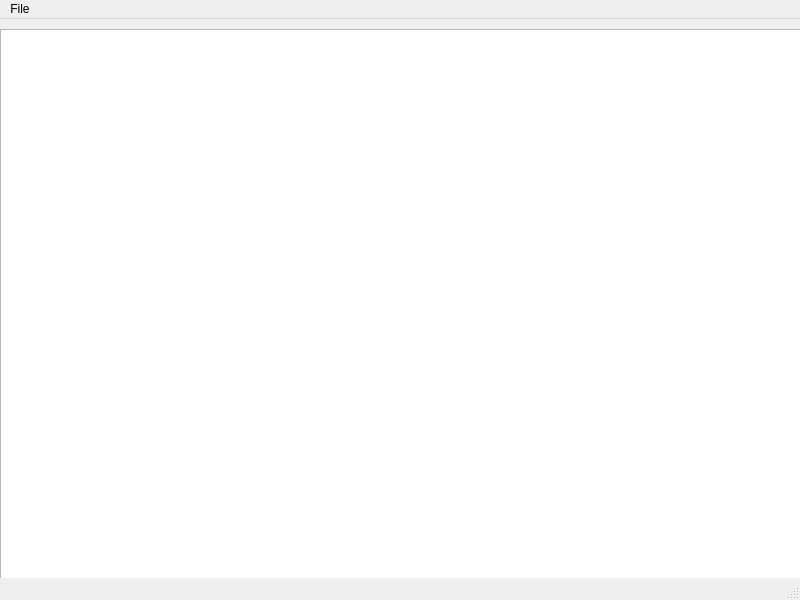
<?xml version="1.0" encoding="UTF-8"?>
<ui version="4.0">
 <class>MainWindow</class>
 <widget class="QMainWindow" name="MainWindow">
  <property name="geometry">
   <rect>
    <x>0</x>
    <y>0</y>
    <width>800</width>
    <height>600</height>
   </rect>
  </property>
  <property name="windowTitle">
   <string>MainWindow</string>
  </property>
  <widget class="QWidget" name="centralwidget">
   <widget class="QPlainTextEdit" name="plainTextEdit">
    <property name="geometry">
     <rect>
      <x>0</x>
      <y>10</y>
      <width>801</width>
      <height>561</height>
     </rect>
    </property>
    <property name="cursor" stdset="0">
     <cursorShape>IBeamCursor</cursorShape>
    </property>
   </widget>
  </widget>
  <widget class="QMenuBar" name="menubar">
   <property name="geometry">
    <rect>
     <x>0</x>
     <y>0</y>
     <width>800</width>
     <height>25</height>
    </rect>
   </property>
   <property name="defaultUp">
    <bool>false</bool>
   </property>
   <widget class="QMenu" name="menufile">
    <property name="title">
     <string>File</string>
    </property>
    <addaction name="actionnew_file"/>
    <addaction name="actionSave"/>
    <addaction name="actionSave_As"/>
   </widget>
   <addaction name="menufile"/>
  </widget>
  <widget class="QStatusBar" name="statusbar"/>
  <action name="actionnew_file">
   <property name="text">
    <string>New File</string>
   </property>
  </action>
  <action name="actionSave">
   <property name="text">
    <string>Save</string>
   </property>
  </action>
  <action name="actionSave_As">
   <property name="text">
    <string>Save As</string>
   </property>
  </action>
 </widget>
 <resources/>
 <connections/>
</ui>
